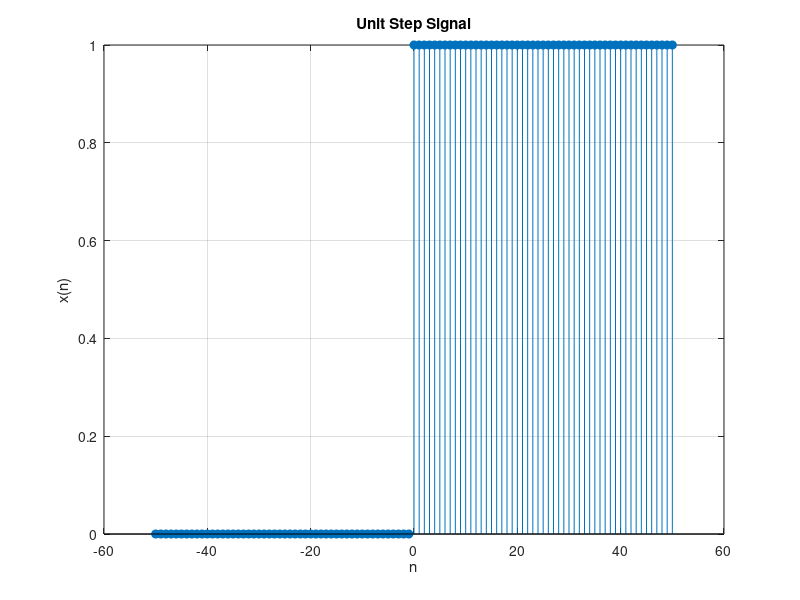

MATLAB code to generate this figure:
% Program for unit step
clear;
close all;
clc;

n = -50:50;
for n1=1:101
    if (n1>=51)    
      x(n1) = 1;
    else
      x(n1) = 0;  
    end
end    
stem(n, x, 'filled');
xlabel('n');
ylabel('x(n)');
title('Unit Step Signal');
grid on;
